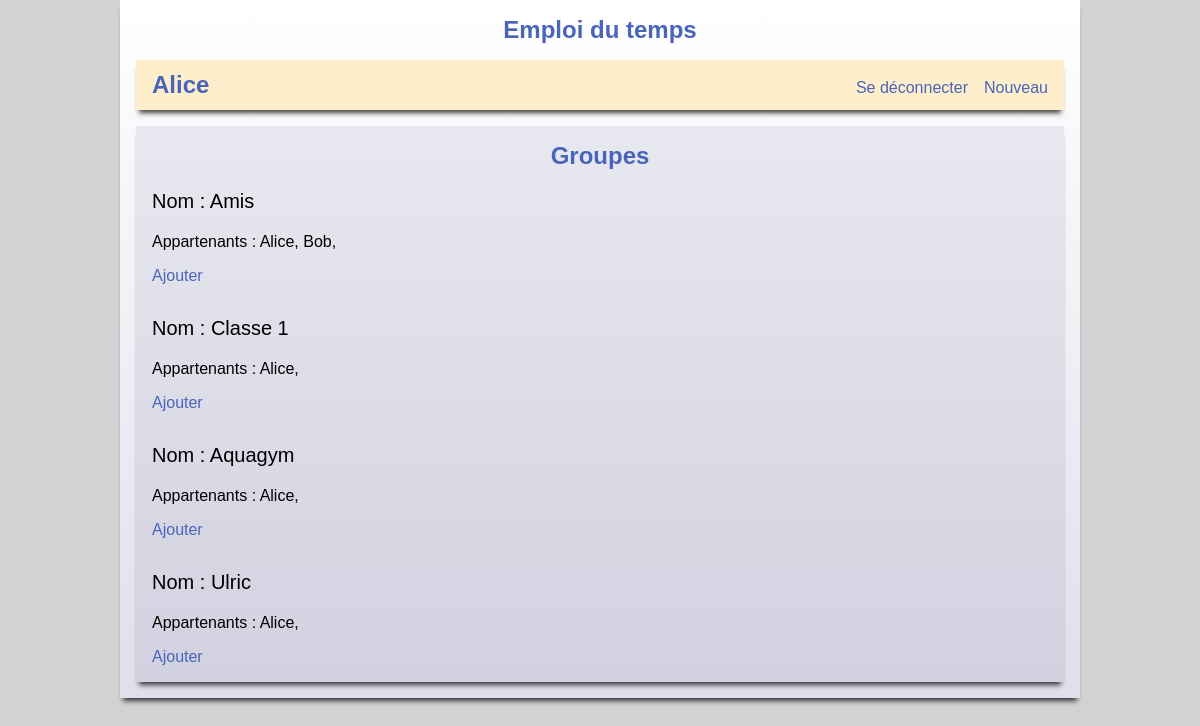
The page /groupes (signed in) on the database its author committed.
### tables this page shows
CREATE TABLE groupe (
  id_g      INTEGER     PRIMARY KEY AUTOINCREMENT,
  auteur_id INTEGER     NOT NULL REFERENCES membres (id_m),
  nom       VARCHAR(30) NOT NULL
);

CREATE TABLE membres (
  id_m          INTEGER         PRIMARY KEY AUTOINCREMENT,
  login         VARCHAR(20)     UNIQUE NOT NULL,
  mdp           VARCHAR(100)    NOT NULL,
  pseudo        VARCHAR(30)     NOT NULL,
  date_creation TIMESTAMP       NOT NULL DEFAULT CURRENT_TIMESTAMP
);

### app.py (the view)
@app.route('/groupes')
def groupes():
    global mes_groupes
    mes_groupes = recuperer_groupes(session['userid'])
    return render_template('groupes.html', groupes = mes_groupes)

### db.py (called while the page is built)
def recuperer_groupes(id):
    with db.connect("emploi.db") as c:
        curs = c.execute("""SELECT nom, id_g FROM groupe WHERE auteur_id = ?""", (id,))
        groupes = []
        for g in curs:
            curs2 = c.execute("""SELECT membres.pseudo FROM membres
                JOIN membre_de_groupe ON membres.id_m = membre_de_groupe.membre_id
                WHERE membre_de_groupe.groupe_id = ?""", (g[1],))
            groupes.append((g, [m[0] for m in curs2]))
        return groupes

### templates/groupes.html
{% extends 'base.html' %}
{% block entete %}
    <h2>Groupes</h2>
{% endblock %}
{% block contenu %}
    {% for groupe in groupes %}
        <p style='font-size: 125%;'>Nom : {{ groupe[0][0] }}</p>
        <p>Appartenants :
            {% for personne in groupe[1] %}
                {{ personne }},
            {% endfor %}
        </p>
        {% if groupe != groupes[-1] %}
            <div style='margin-bottom: 2rem;'><a href='{{ url_for("setgroupe", id_groupe=groupe[0][1]) }}'>Ajouter</a></div>
        {% else %}
            <a href='{{ url_for("setgroupe", id_groupe=groupe[0][1]) }}'>Ajouter</a>
        {% endif %}
    {% endfor %}
{% endblock %}

### static/style.css (style rules this page uses)
html { font-family: sans-serif; background: lightgrey; }
body { margin: 0 auto; }
body h2 { text-align: center; margin: 0; }
a { text-decoration: none; }
h1, h2, h3, a { color: rgb(73, 100, 187); }

### rows shown on the page
groupe: nom "Amis"
membres: pseudo "Alice"
membres: pseudo "Bob"
groupe: nom "Classe 1"
groupe: nom "Aquagym"
groupe: nom "Ulric"

### other values the page prints
{{ session['usernickname'] }} "Alice"
